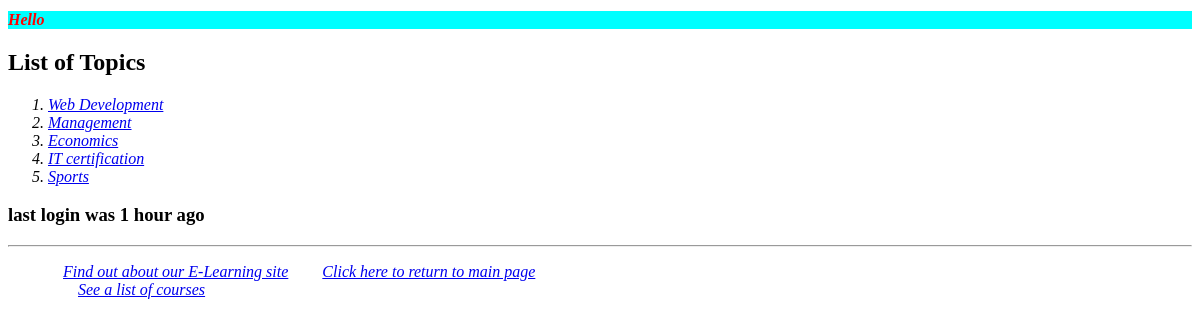
The page /myapp/ on the database its author committed.
### myApp/models.py (models this page shows, shortened)
class Topic(models.Model):
    name = models.CharField(max_length=200)
    category = models.CharField(max_length=50, null=False, blank=False, default='Category001')

### myApp/views.py (the view)
# urls.py: path(r'', views.index, name='index'),
def index(request):
    top_list = Topic.objects.all().order_by('id')[:10]
    msg = "last login was 1 hour ago"
    if request.session.get('last_login'):
        msg = "last login was " + request.session['last_login'] + "ago"
    return render(request, 'myApp/index.html', {'top_list': top_list, "msg" : msg})

### templates/myApp/index.html
{% extends 'myApp/base.html' %}
{% block myhdg %}
    Hello {{ request.user.first_name }}
{% endblock %}
{% block body_block %}
    <body>
        {% if top_list %}
            <h2>List of Topics</h2>
            <ol>
                {% for top in top_list %}
                    <li>
                        <a href="{% url "myApp:detail" top.id %}">
                            {{ top.name}}
                        </a>
                    </li>
                {% endfor %}
            </ol>
        {% else %}
            <strong>There are no available topics!</strong>
        {% endif %}
        <h3> {{ msg }}</h3>
    </body>
{% endblock %}

### myApp/static/myApp/style.css (style rules this page uses)
li { font-style: italic; }

### rows shown on the page
Topic: name "Web Development"
Topic: name "Management"
Topic: name "Economics"
Topic: name "IT certification"
Topic: name "Sports"

### other values the page prints
{{ msg }} "last login was 1 hour ago"
